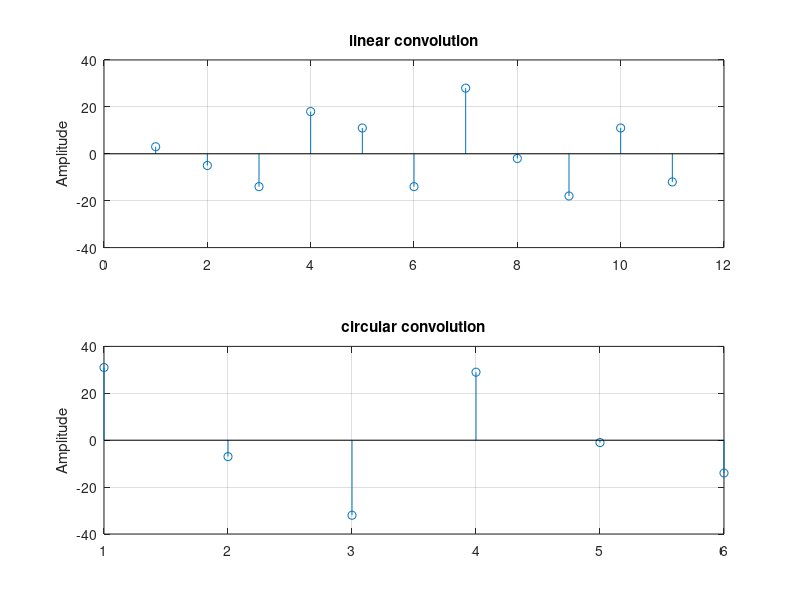

Write MATLAB code to recreate this figure. (Note: this script raises an error after producing the figure.)
%circular convolution of a sequence
close all; clear all; clc;

%length of linear conv. is gn+hn-1

% a)

g=[3, 4, -2, 0, 1, -4];
h=[1, -3, 0, 4, -2, 3];

% gfft=fft(g);
% hfft=fft(h);
%Conv=gfft.*hfft %time convolution


linearA = conv(g, h); %linear convolution
circularA = ifft(fft(g).*fft(h)); %circular convolution


%% 
% b)

x=[2+3*1i, 3-1i, -1+2*1i, 3*1i, 2+4*1i];
v=[-3-2*1i, 1+4*1i, 1+2*1i, 5+3*1i, 1+2*1i];

linearB = conv(x, v); %linear convolution
circularB = ifft(fft(x).*fft(v)); %cincular convolution

%%
%plotting

figure(1)
subplot(2,1,1)
stem(linearA); title('linear convolution');
ylim([-40, 40]);
ylabel('Amplitude'); grid on;
subplot(2,1,2)
stem(circularA); title('circular convolution');
ylabel('Amplitude'); grid on;
suptitle('a)')

figure(2)
subplot(2,1,1)
stem(linearB); title('linear convolution');
ylim([-40, 40]);
ylabel('Amplitude'); grid on;
subplot(2,1,2)
stem(circularB); title('circular convolution');
ylabel('Amplitude'); grid on;
suptitle('b)')
%%
figure(3)
ReCA=real(circularA);
ImCA=imag(circularA);
subplot(2,1,1)
stem(ReCA);
subplot(2,1,2);
stem(ImCA);
%%
figure(3)
ReCB=real(circularB);
ImCB=imag(circularB);
subplot(2,1,1)
stem(ReCB);
subplot(2,1,2);
stem(ImCB);
